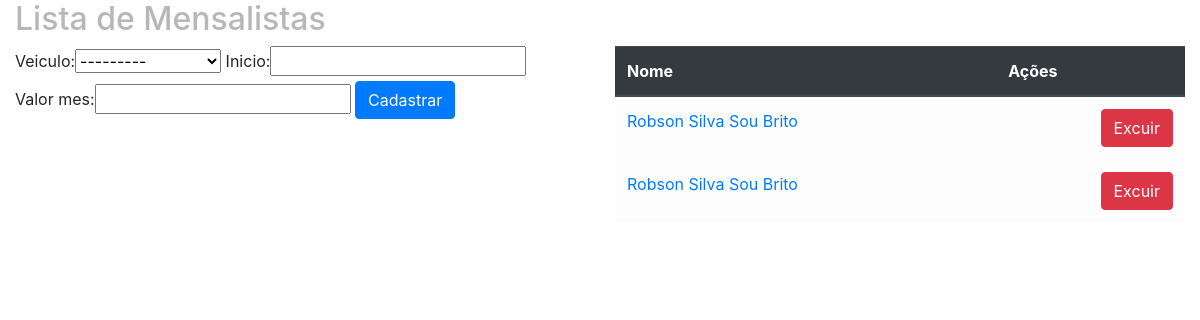
/sistema/mensalistas/, run on the app's committed database.
### core/models.py (models this page shows, shortened)
class Mensalista(models.Model):
    veiculo = models.ForeignKey(Veiculo, on_delete=models.CASCADE)
    inicio = models.DateField()
    valor_mes = models.DecimalField(max_digits=6, decimal_places=2)

class Veiculo(models.Model):
    proprietario = models.ForeignKey(Pessoa, on_delete=models.CASCADE)
    marca = models.ForeignKey(Marca, on_delete=models.CASCADE)
    modelo = models.CharField(max_length=60)
    placa = models.CharField(max_length=8)
    cor = models.CharField(max_length=20)
    observacoes = models.TextField('Observações', null=True, blank=True)
    def __str__(self):
        return self.modelo + ' '+ self.placa

class Pessoa(models.Model):
    nome = models.CharField(max_length=60)
    telefone = models.CharField(max_length=20)
    endereco = models.CharField(max_length=200)

### core/views.py (the view)
# urls.py: path('mensalistas/', views.lista_mensalistas, name='lista_mensalistas'),
def lista_mensalistas(request):
    mesalistas = models.Mensalista.objects.all()
    form = forms.MensalistaForm()
    context_data = {'mensalistas':mesalistas, 'form': form}
    return render(request, 'core/lista-mensalistas.html', context_data)

### core/forms.py
class MensalistaForm(forms.ModelForm):
    class Meta:
        fields = ('__all__')
        model = models.Mensalista

### core/templates/core/lista-mensalistas.html (shortened to what this page needs)
{% extends 'base.html' %}
{% load bootstrap %}
{% block main %}
<div class="row">
    <div class="col-md-12">
        <h2>Lista de Mensalistas</h2>
    </div>
</div>
<div class="row">
    <div class="col-md-6">
        <form action="{% url 'core:mensalista_novo' %}" method="post">
            {{form | bootstrap}}
            <input type="submit" class="btn btn-primary" value="Cadastrar">
        </form>
    </div>
    <div class="col-md-6">
        <table class="table table-light table-hover">
            <thead class="thead-dark">
                <tr>
                    <th>Nome</th>
                    <th>Ações</th>
                </tr>
            </thead>
            <tbody>
            {% for mensalista in mensalistas %}
                <tr>
                    <td><a href="{% url 'core:mensalista_update' mensalista.id %}">{{ mensalista.veiculo.proprietario.nome}}</a></td>
                    <td><a href="{% url 'core:mensalista_delete' mensalista.id %}" class="btn btn-danger pull-right">Excuir</a></td>
                </tr>
            {% endfor %}
            </tbody>
        </table>
    </div>
</div>
{% endblock main %}

### static/css/style.css (style rules this page uses)
.pull-right { float: right; }
h2 { color:rgb(185, 182, 182) }

### data on the page
Mensalista: veiculo.proprietario.nome "Robson Silva Sou Brito"
Mensalista: veiculo.proprietario.nome "Robson Silva Sou Brito"
